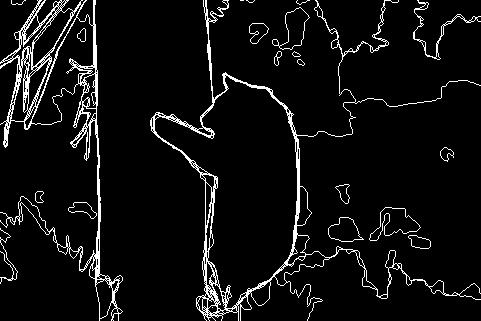
#> input picture dataset/bon/100039.jpg, 481 x 321 px
$ python -i algorithms_builtin.py   (imports and definitions only)   (older library calls are emulated)
#> lines starting #> are read from the running program, lines starting #| are printed output that depends on the picture; after the words box and inside, x2 and y2 are one past the last pixel; in counts of white or black regions, pixels touching at a corner belong together
#> further down, picture is the input picture: shape (321, 481, 3); min 0, max 255, mean 16.9
# core/algorithms_builtin.py
import cv2
import numpy as np


def apply_canny(image_cv, threshold1=100, threshold2=200, aperture_size=3, l2_gradient=False):
    """
    应用 Canny 边缘检测。
    参数:
        image_cv (np.ndarray): 输入的 BGR 图像。
        threshold1 (int): 滞后过程的第一个阈值。
        threshold2 (int): 滞后过程的第二个阈值。
        aperture_size (int): Sobel 算子的孔径大小 (3, 5, 或 7)。
        l2_gradient (bool): 如果为 True, 则使用 L2 范数计算梯度幅值。
    返回:
        np.ndarray: 二值边缘图 (0 或 255)。
    """
    if image_cv is None: return None
    gray = cv2.cvtColor(image_cv, cv2.COLOR_BGR2GRAY)  # 转换为灰度图
    edges = cv2.Canny(gray, threshold1, threshold2,
                      apertureSize=aperture_size,
                      L2gradient=l2_gradient)
    return edges, None


def apply_sobel(image_cv, ksize=3, scale=1, delta=0, ddepth=cv2.CV_16S, threshold_val=50):
    """
    应用 Sobel 边缘检测。
    参数:
        image_cv (np.ndarray): 输入的 BGR 图像。
        ksize (int): Sobel 核的大小; 必须是 1, 3, 5, 或 7。
        scale (float): 计算出的导数值的可选缩放因子。
        delta (float): 可选的增量值，在存储结果之前添加到结果中。
        ddepth: 输出图像深度; 参考 cv2.Sobel 文档。使用 CV_16S 避免溢出。
        threshold_val (int): 用于二值化 Sobel 幅值的阈值。
    返回:
        np.ndarray: 二值边缘图 (0 或 255)。
    """
#> called with ksize = 3, scale = 1, delta = 0, ddepth = 3, threshold_val = 50
    if image_cv is None: return None
    gray = cv2.cvtColor(image_cv, cv2.COLOR_BGR2GRAY)  # 转换为灰度图

    grad_x = cv2.Sobel(gray, ddepth, 1, 0, ksize=ksize, scale=scale, delta=delta, borderType=cv2.BORDER_DEFAULT)
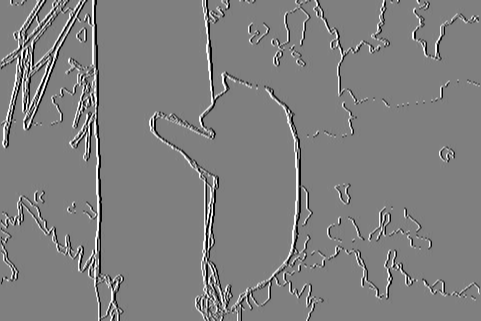
#> grad_x: shape (321, 481) int16; min -1020, max 1020, mean -0.2; drawn with min black and max white
    grad_y = cv2.Sobel(gray, ddepth, 0, 1, ksize=ksize, scale=scale, delta=delta, borderType=cv2.BORDER_DEFAULT)
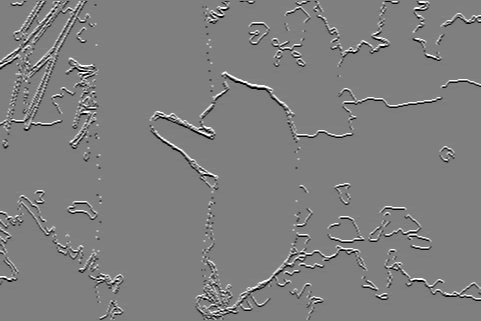
#> grad_y: shape (321, 481) int16; min -1020, max 1020, mean -0.5; drawn with min black and max white

    abs_grad_x = cv2.convertScaleAbs(grad_x)  # 计算 x 方向梯度的绝对值
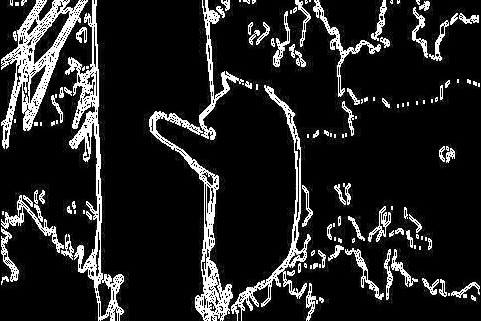
#> abs_grad_x: shape (321, 481); min 0, max 255, mean 34.9
    abs_grad_y = cv2.convertScaleAbs(grad_y)  # 计算 y 方向梯度的绝对值
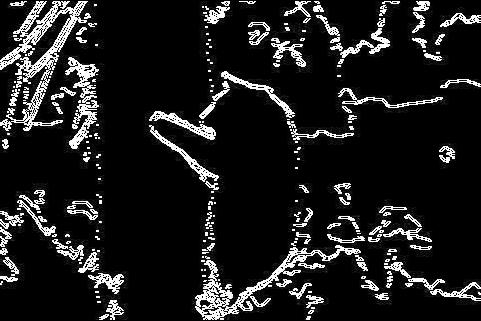
#> abs_grad_y: shape (321, 481); min 0, max 255, mean 29.7

    grad = cv2.addWeighted(abs_grad_x, 0.5, abs_grad_y, 0.5, 0)  # 合并梯度
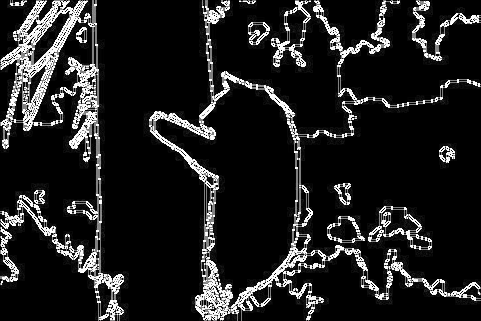
#> grad: shape (321, 481); min 0, max 255, mean 32.3

    _, edges = cv2.threshold(grad, threshold_val, 255, cv2.THRESH_BINARY)  # 应用阈值得到二值边缘图
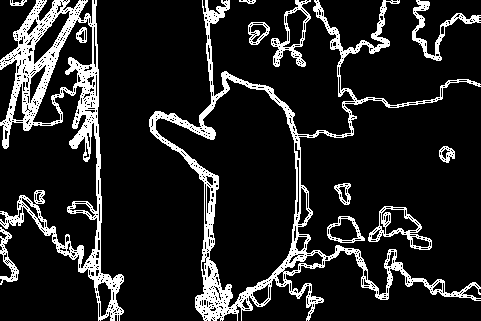
#> edges: shape (321, 481); 14.2% white; 13 white regions, largest, box (x1, y1, x2, y2) and area: (149, 0, 481, 321) 9739, (0, 0, 124, 321) 8646, (412, 0, 481, 61) 768
    return edges, None


def apply_laplacian(image_cv, ksize=3, scale=1, delta=0, ddepth=cv2.CV_16S, threshold_val=20):
    """
    应用 Laplacian 边缘检测。
    参数:
        image_cv (np.ndarray): 输入的 BGR 图像。
        ksize (int): 用于计算二阶导数滤波器的孔径大小。
        threshold_val (int): 用于二值化的阈值。
    返回:
        np.ndarray: 二值边缘图 (0 或 255)。
    """
    if image_cv is None: return None
    gray = cv2.cvtColor(image_cv, cv2.COLOR_BGR2GRAY)  # 转换为灰度图

    # 可选: 使用高斯滤波器去噪
    # gray_blurred = cv2.GaussianBlur(gray, (3, 3), 0)

    laplacian = cv2.Laplacian(gray, ddepth, ksize=ksize, scale=scale, delta=delta, borderType=cv2.BORDER_DEFAULT)
    abs_laplacian = cv2.convertScaleAbs(laplacian)  # 计算拉普拉斯梯度的绝对值

    _, edges = cv2.threshold(abs_laplacian, threshold_val, 255, cv2.THRESH_BINARY)  # 应用阈值得到二值边缘图
    return edges, None


# [17 lines not run here, left out]
        # cv2.imshow("Laplacian", laplacian_edges)
    # cv2.waitKey(0)
    # cv2.destroyAllWindows()

>>> import cv2
>>> picture = cv2.imread('../dataset/bon/100039.jpg')
>>> result = apply_sobel(picture)

$ run again, on dataset/bon/100098.jpg
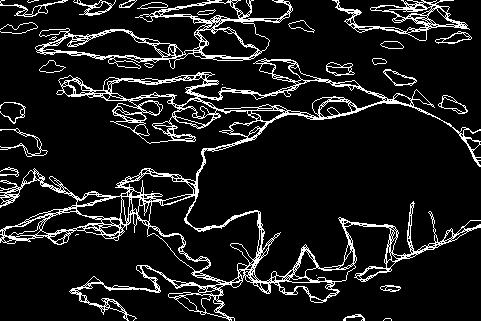
#> input picture dataset/bon/100098.jpg, 481 x 321 px
#> picture is the input picture: shape (321, 481, 3); min 0, max 255, mean 29.1
#> in apply_sobel, `grad_y = cv2.Sobel(gray, ddepth, 0, 1, ksize=ksize, scale=scale, delta..`:
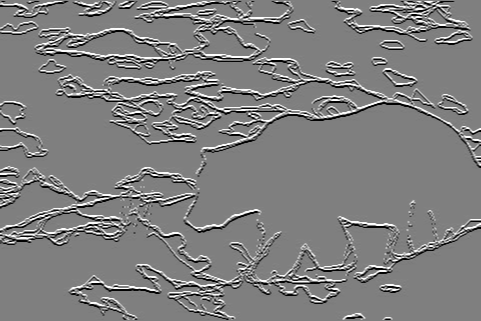
#> grad_y: shape (321, 481) int16; min -1020, max 1020, mean -1; drawn with min black and max white
#> in apply_sobel, `_, edges = cv2.threshold(grad, threshold_val, 255, cv2.THRESH_BINARY)`:
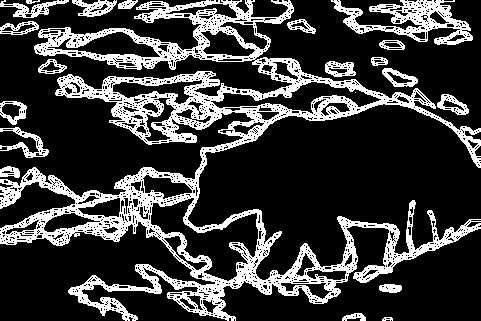
#> edges: shape (321, 481); 23.4% white; 21 white regions (1 under 20 px), largest, box (x1, y1, x2, y2) and area: (0, 0, 481, 321) 29735, (331, 0, 473, 45) 2467, (0, 127, 49, 158) 464

$ run again, on dataset/bon/103078.jpg
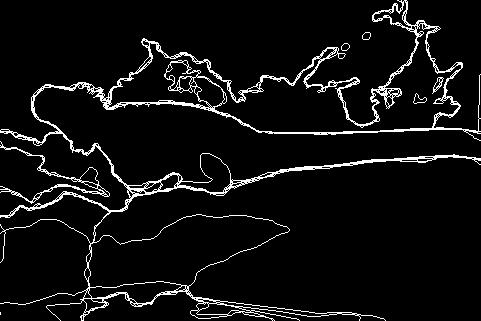
#> input picture dataset/bon/103078.jpg, 481 x 321 px
#> picture is the input picture: shape (321, 481, 3); min 0, max 255, mean 16.6
#> in apply_sobel, `grad_y = cv2.Sobel(gray, ddepth, 0, 1, ksize=ksize, scale=scale, delta..`:
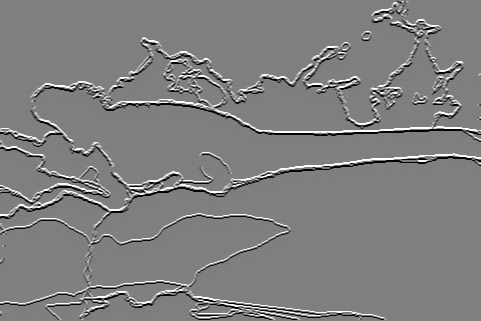
#> grad_y: shape (321, 481) int16; min -1020, max 1020, mean 0.1; drawn with min black and max white
#> in apply_sobel, `_, edges = cv2.threshold(grad, threshold_val, 255, cv2.THRESH_BINARY)`:
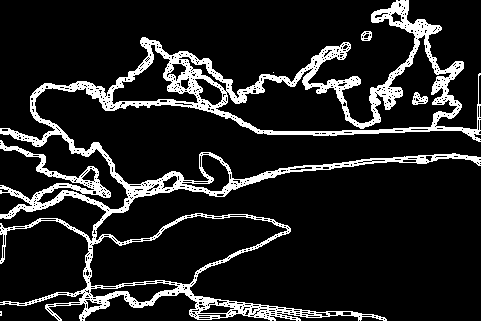
#> edges: shape (321, 481); 13.3% white; 5 white regions (2 under 20 px), largest, box (x1, y1, x2, y2) and area: (0, 0, 481, 321) 20324, (412, 92, 428, 105) 118, (361, 31, 372, 41) 70

$ run again, on dataset/bon/104010.jpg
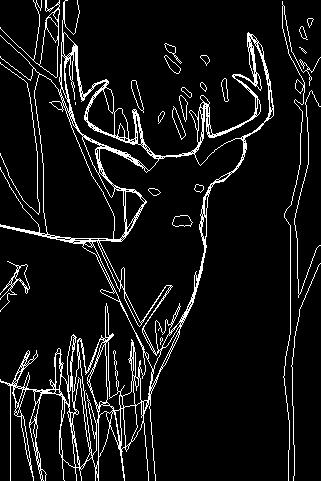
#> input picture dataset/bon/104010.jpg, 321 x 481 px
#> picture is the input picture: shape (481, 321, 3); min 0, max 255, mean 21.3
#> in apply_sobel, `grad_y = cv2.Sobel(gray, ddepth, 0, 1, ksize=ksize, scale=scale, delta..`:
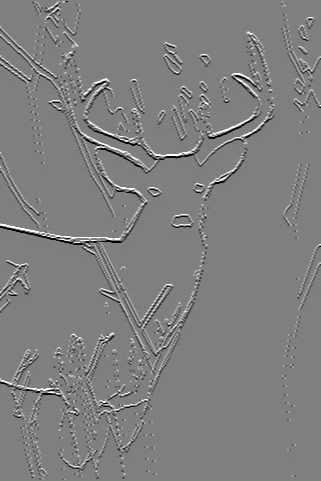
#> grad_y: shape (481, 321) int16; min -1020, max 1020, mean 0.1; drawn with min black and max white
#> in apply_sobel, `_, edges = cv2.threshold(grad, threshold_val, 255, cv2.THRESH_BINARY)`:
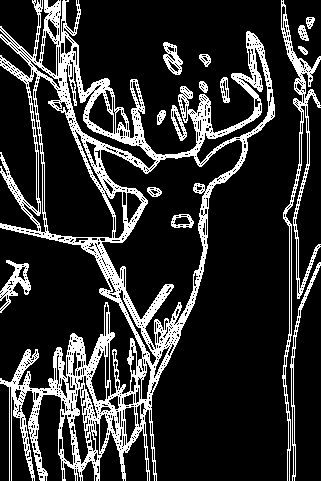
#> edges: shape (481, 321); 18.5% white; 15 white regions, largest, box (x1, y1, x2, y2) and area: (0, 0, 275, 481) 23517, (281, 0, 321, 481) 2479, (0, 260, 31, 313) 570
